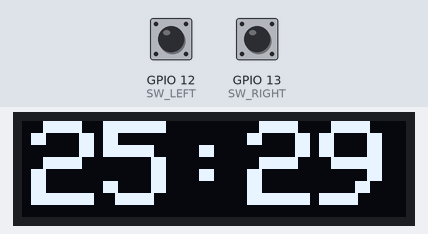
The sketch below on a simulated ESP32. Shown: 128×32 one-colour display. Inputs (shaded band) come from the test bench; at power-on: GPIO 13 (SW_RIGHT) HIGH, GPIO 12 (SW_LEFT) HIGH. The local clock reads 2024-03-15 10:24:30 at power-on unless the sketch sets it; what the sketch prints to the serial monitor is not drawn.

Above: at 1.7 s.
1.8 s: GPIO 13 (SW_RIGHT) pulled LOW for 0.15 s
At 2.9 s:
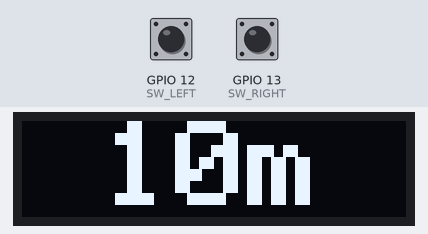
3.4 s: GPIO 12 (SW_LEFT) pulled LOW for 1 s
At 5.2 s:
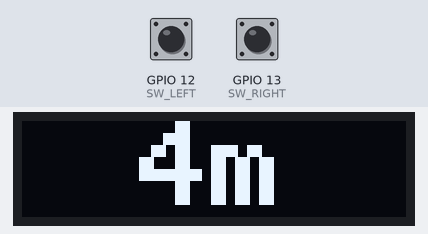
5.9 s: GPIO 12 (SW_LEFT) pulled LOW for 0.15 s
At 7.1 s:
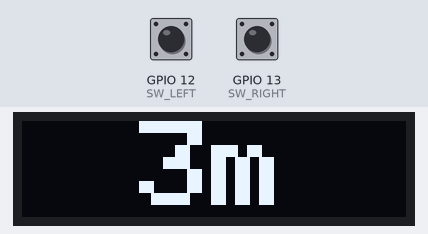
7.5 s: GPIO 13 (SW_RIGHT) pulled LOW for 3.2 s
At 11.9 s:
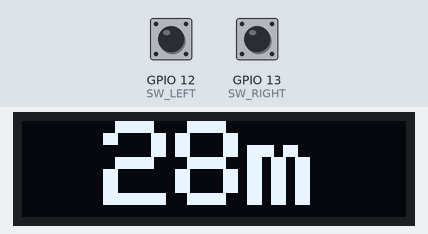
12.2 s: GPIO 12 (SW_LEFT) driven LOW and GPIO 13 (SW_RIGHT) driven LOW
At 17.7 s:
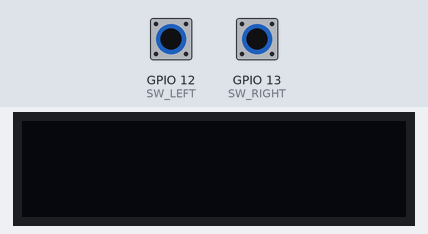
Timing chart, 0 to 18.7 s (numbered marks = the images above; inputs shaded):
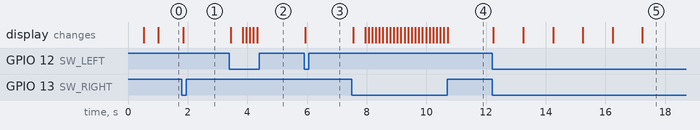

The sketch:

firmware.ino
```cpp
// HellCountdown
// A small, portable countdown device, to watch the minutes drain away in class.
// Also useful for classroom time management for teachers :)
//
// https://fabricate.hackclub.com/projects/218
// https://github.com/leonampa/HellCountdown

#include <WiFi.h>
#include <Wire.h>
#include <time.h>
#include <RTClib.h>
#include <Adafruit_GFX.h>
#include <Adafruit_SSD1306.h>

// Pins
constexpr int SCR_SDA  = 2;
constexpr int SCR_SCL  = 1;
constexpr int PCF_INT  = 4;
constexpr int PCF_SCL  = 5;
constexpr int PCF_SDA  = 6;
constexpr int SW_LEFT  = 12; // SW3
constexpr int SW_RIGHT = 13; // SW2

constexpr uint32_t SCREEN_TIMEOUT_MS = 5000; // how long the screen stays on before sleeping
constexpr uint32_t PICKER_IDLE_MS = 10000; // picker gives up after this long without a press
constexpr uint32_t DEBOUNCE_MS = 30;

constexpr int      PICK_MIN         = 1;
constexpr int      PICK_MAX         = 99;
constexpr uint32_t REPEAT_DELAY_MS  = 400;   // hold this long before repeating starts
constexpr uint32_t REPEAT_MS        = 120;   // then repeat at this interval

constexpr uint32_t BOTH_WINDOW_MS = 250;   // two buttons within this time count as "together"

uint32_t customEndMs  = 0;    // when the custom countdown ends
int      lastDelta    = 0;    // last change the picker made (+1, -1 or 0)...
uint32_t lastChangeAt = 0;    // ...and when, so we can undo it
uint32_t lastTick     = 0;

// Wi-Fi
constexpr const char* WIFI_SSID = "your network name";
constexpr const char* WIFI_PASS = "your password";
constexpr int      WIFI_TRIES  = 3;
constexpr uint32_t WIFI_TRY_MS = 10000;   // give each attempt 10 s

// Display
constexpr int SCR_WIDTH  = 128;
constexpr int SCR_HEIGHT = 32;
constexpr uint8_t OLED_ADDR = 0x3C;

// RTC
constexpr const char* TZ_GREECE = "EET-2EEST,M3.5.0/3,M10.5.0/4";
constexpr uint32_t WIFI_TIMEOUT_MS = 15000;
constexpr uint32_t NTP_TIMEOUT_MS  = 10000;

Adafruit_SSD1306 display(SCR_WIDTH, SCR_HEIGHT, &Wire, -1);
RTC_PCF8563 rtc;

struct Button {
  uint8_t  pin;
  bool     raw    = false;   // latest reading (true = pressed)
  bool     stable = false;   // debounced state
  uint32_t since  = 0;       // when 'raw' last changed
  uint32_t nextRepeat = 0;   // when a held button may fire again
};

Button left{SW_LEFT};
Button right{SW_RIGHT};

enum ScreenState { SCREEN_SLEEP, SCREEN_AWAKE, SCREEN_LOCKED };
ScreenState screenState = SCREEN_AWAKE; // we start the day awake
uint32_t awakeSince = 0; // when it last woke up (for the timeout)


enum Mode { MODE_TIMETABLE, MODE_PICKER, MODE_CUSTOM };
Mode mode = MODE_TIMETABLE;
int pickerMinutes = 10; // what the picker shows (remembered between uses)
uint32_t pickerLastPress = 0;

bool pressed(Button& b) {
  bool reading = (digitalRead(b.pin) == LOW); // pull-up: LOW means pressed
  if (reading != b.raw) { // reading changed
    b.raw = reading;
    b.since = millis();
  }
  if (millis() - b.since >= DEBOUNCE_MS && b.stable != b.raw) {
    b.stable = b.raw; // it stayed the same long enough: believe it
    return b.stable; // true on press, false on release
  }
  return false;
}

int32_t customRemainingMs() {
  return (int32_t)(customEndMs - millis());
}

bool connectWifi() {
  for (int attempt = 1; attempt <= WIFI_TRIES; attempt++) {
    Serial.printf("Wi-Fi attempt %d/%d\n", attempt, WIFI_TRIES);
    WiFi.begin(WIFI_SSID, WIFI_PASS);
    uint32_t start = millis();
    while (WiFi.status() != WL_CONNECTED && millis() - start < WIFI_TRY_MS) delay(250);
    if (WiFi.status() == WL_CONNECTED) return true;
    WiFi.disconnect();                     // reset before trying again
  }
  return false;                            // all attempts failed
}

// true on the press itself, then again and again while the button is held down
bool pressedOrRepeat(Button& b, bool justPressed) {
  if (justPressed) { // the press itself
    b.nextRepeat = millis() + REPEAT_DELAY_MS;
    return true;
  }
  if (b.stable && millis() >= b.nextRepeat) { // still held
    b.nextRepeat = millis() + REPEAT_MS;
    return true;
  }
  return false;
}

const char* BELLS[] = {  // The actual times the bells go off (to count down to)
  "08:15","09:00","09:55","10:50","11:45","12:35","13:25","14:10",
  "15:15","16:00","16:50","17:45","18:40","19:35","20:30","21:25","22:15"
};

int toMinutes(const char* s) { // turned into minutes since midnight
  return atoi(s) * 60 + atoi(s + 3);
}

int secondsToNextBell(const tm& t) { // Seconds until the next bell, or -1 if there are no more bells today
  int now = t.tm_hour * 3600 + t.tm_min * 60 + t.tm_sec;// seconds since midnight
  for (const char* b : BELLS) {
    int bell = toMinutes(b) * 60;
    if (bell > now) return bell - now; // first bell still ahead of us
  }
  return -1;
}

void showText(const char* s) { // showing the countdown
  display.clearDisplay();
  display.setTextSize(4); // 4x the built-in font
  display.setTextColor(SSD1306_WHITE);

  int16_t x1, y1;
  uint16_t w, h;
  display.getTextBounds(s, 0, 0, &x1, &y1, &w, &h);   // how big will this text be?

  int x = (SCR_WIDTH  - (w + 1)) / 2 - x1;
  int y = (SCR_HEIGHT - h) / 2 - y1;

  display.setCursor(x, y);
  display.print(s);   // draw once...
  display.setCursor(x + 1, y);
  display.print(s);   // ...and twice (1 pixel to the right, to make it look bold
  display.display();
}

void setScreen(ScreenState s) { // sleeping
  screenState = s;
  if (s == SCREEN_SLEEP)
    display.ssd1306_command(SSD1306_DISPLAYOFF);   // panel off
  else
    display.ssd1306_command(SSD1306_DISPLAYON);    // panel on

//  Serial.print("screen: "); // debug, will remove
//  Serial.println(s == SCREEN_SLEEP ? "SLEEP" : s == SCREEN_AWAKE ? "AWAKE" : "LOCKED"); (DEBUG)
}
void showPicker() { // time picker for the custom timer (RB)
  char buf[8];
  snprintf(buf, sizeof buf, "%dm", pickerMinutes);   // e.g. "10m"
  showText(buf);
}
// ---------------------------------------------------------------------

void setup() {
  Serial.begin(115200);
  delay(500);

  pinMode(SW_LEFT,  INPUT_PULLUP);
  pinMode(SW_RIGHT, INPUT_PULLUP);
  pinMode(PCF_INT,  INPUT_PULLUP);
  Wire.begin(SCR_SDA, SCR_SCL);    // OLED
  Wire.setClock(400000);
  display.begin(SSD1306_SWITCHCAPVCC, OLED_ADDR);
  Wire1.begin(PCF_SDA, PCF_SCL);   // PCF

  rtc.begin(&Wire1);
  if (rtc.lostPower()) { // if we don't know the time
    WiFi.begin(WIFI_SSID, WIFI_PASS); // connect to WiFi
    while (WiFi.status() != WL_CONNECTED) delay(250);

    configTime(0, 0, "pool.ntp.org"); // ask for the time
    struct tm t;
    getLocalTime(&t);
    rtc.adjust(DateTime((uint32_t)time(nullptr))); // set it
//    Serial.println("CURRENT TIME (UTC): "); // say it
//    Serial.println(rtc.now().timestamp());
    WiFi.mode(WIFI_OFF); // and switch the WiFi off
  }
//  Serial.println(rtc.now().timestamp());
  struct timeval tv = { (time_t)rtc.now().unixtime(), 0 };
  settimeofday(&tv, nullptr);
  setenv("TZ", "EET-2EEST,M3.5.0/3,M10.5.0/4", 1); // timezone
  tzset();
  awakeSince = millis(); // first timeout counts from boot
  }

// ---------------------------------------------------------------------

void loop() {
  bool leftPressed  = pressed(left);
  bool rightPressed = pressed(right);

  if (mode == MODE_PICKER) {
    if (left.stable && right.stable) {                 // both buttons down: SET
      if (millis() - lastChangeAt < BOTH_WINDOW_MS) {
        pickerMinutes -= lastDelta;                    // undo the stray tap from the first button
      }
      customEndMs = millis() + (uint32_t)pickerMinutes * 60000UL;
      mode = MODE_CUSTOM;
      awakeSince = millis();
      lastTick = 0;                                    // redraw right away
      Serial.printf("mode: CUSTOM (%d min)\n", pickerMinutes);
    } else {
      bool minus = pressedOrRepeat(left,  leftPressed);
      bool plus  = pressedOrRepeat(right, rightPressed);

      if (minus || plus) {
        int before = pickerMinutes;
        pickerLastPress = millis();
        if (minus) pickerMinutes = max(PICK_MIN, pickerMinutes - 1);
        if (plus)  pickerMinutes = min(PICK_MAX, pickerMinutes + 1);
        lastDelta = pickerMinutes - before;            // what actually changed
        lastChangeAt = millis();
        showPicker();
//        Serial.println(pickerMinutes);
      }

      if (millis() - pickerLastPress >= PICKER_IDLE_MS) {   // nobody touched it: give up
        mode = MODE_TIMETABLE;
        awakeSince = millis();
        lastTick = 0;
//        Serial.println("mode: TIMETABLE");
      }
    }
  }
  else {                                               // TIMETABLE or CUSTOM
    if (leftPressed) {                                 // wake / lock, same in both
      switch (screenState) {
        case SCREEN_SLEEP:  setScreen(SCREEN_AWAKE);  awakeSince = millis(); break;
        case SCREEN_AWAKE:  setScreen(SCREEN_LOCKED); break;
        case SCREEN_LOCKED: setScreen(SCREEN_AWAKE);  awakeSince = millis(); break;
      }
    }
    if (rightPressed) {
      if (mode == MODE_TIMETABLE) {                    // open the picker
        mode = MODE_PICKER;
        if (screenState == SCREEN_SLEEP) setScreen(SCREEN_AWAKE);
        pickerLastPress = millis();
        lastDelta = 0;
        showPicker();
//        Serial.println("mode: PICKER");
        right.nextRepeat = 0xFFFFFFFF;                 // still holding right: don't count as '+'
      } else {                                         // right during a custom countdown: cancel
        mode = MODE_TIMETABLE;
        lastTick = 0;
//        Serial.println("custom cancelled -> TIMETABLE");
      }
    }
    if (mode == MODE_CUSTOM && customRemainingMs() <= 0) {   // ran out
      mode = MODE_TIMETABLE;
      lastTick = 0;
//      Serial.println("custom finished -> TIMETABLE");
    }
  }

  // screen sleep timeout: not while picking
  if (mode != MODE_PICKER && screenState == SCREEN_AWAKE &&
      millis() - awakeSince >= SCREEN_TIMEOUT_MS) {
    setScreen(SCREEN_SLEEP);
  }

  // once per second: the countdown (timetable or custom)
  if (mode != MODE_PICKER && screenState != SCREEN_SLEEP && millis() - lastTick >= 1000) {
    lastTick = millis();

    int secsLeft;
    if (mode == MODE_CUSTOM) {
      secsLeft = (customRemainingMs() + 999) / 1000;   // round up
    } else {
      struct tm t;
      getLocalTime(&t, 0);
      secsLeft = secondsToNextBell(t);
    }

    char buf[8];
    if (secsLeft < 0 || secsLeft >= 100 * 60) snprintf(buf, sizeof buf, "--:--");
    else snprintf(buf, sizeof buf, "%02d:%02d", secsLeft / 60, secsLeft % 60);

//    Serial.println(buf);
    showText(buf);
  }
}
```

Measured:
- after the input at 1.8 s, the display: changes at once (image 1)
- after the input at 3.4 s, the display: first changes at once (image 2 shows a later state)
- after the input at 5.9 s, the display: changes at once (image 3)
- after the input at 7.5 s, the display: first changes at once (image 4 shows a later state)
- after the input at 12.2 s, the display: first changes at once (image 5 shows a later state)
